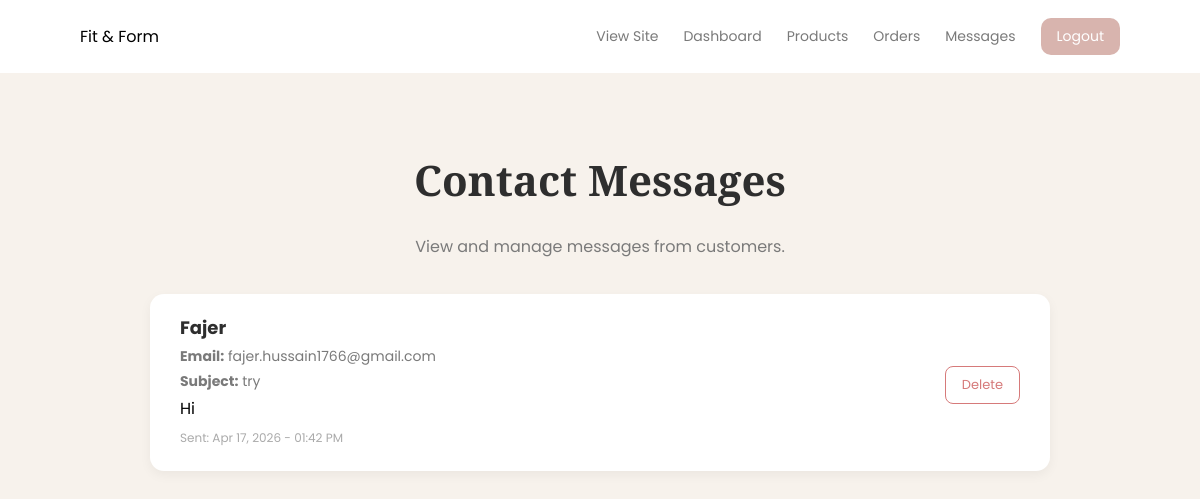
Page /manage_messages.php (signed in) on the committed database.
### tables this page shows
CREATE TABLE `contact_messages` (
  `message_id` int(11) NOT NULL,
  `full_name` varchar(100) NOT NULL,
  `email` varchar(150) NOT NULL,
  `subject` varchar(200) DEFAULT NULL,
  `message` text NOT NULL,
  `created_at` timestamp NOT NULL DEFAULT current_timestamp()
);

### manage_messages.php (the view, shortened to what this page needs)
<?php
include "config.php";
 $messages = mysqli_query($conn, "SELECT * FROM contact_messages ORDER BY created_at DESC");
?>
<!DOCTYPE html>
<html>
<head>
    <link rel="stylesheet" href="style.css">
</head>
<body>
<div class="navbar">
    <div class="logo">Fit & Form</div>
    <div class="nav-links">
        <a href="home.php">View Site</a>
        <a href="admin_dashboard.php">Dashboard</a>
        <a href="manage_products.php">Products</a>
        <a href="manage_orders.php">Orders</a>
        <a href="manage_messages.php">Messages</a>
        <a href="logout.php" class="logout-btn">Logout</a>
    </div>
</div>
<div class="admin-page">
    <h1>Contact Messages</h1>
    <p>View and manage messages from customers.</p>
    <div class="admin-product-list">
        <?php if(mysqli_num_rows($messages) > 0) { ?>
            <?php while($row = mysqli_fetch_assoc($messages)) { ?>
                <div class="admin-text-item">
                    <div class="admin-text-info">
                        <h3><?php echo htmlspecialchars($row['full_name']); ?></h3>
                        <p><strong>Email:</strong>
                            <?php echo htmlspecialchars($row['email']); ?>
                        </p>
                        <?php if(!empty($row['subject'])) { ?>
                            <p><strong>Subject:</strong>
                                <?php echo htmlspecialchars($row['subject']); ?>
                            </p>
                        <?php } ?>
                        <div class="message-content">
                            <?php echo nl2br(htmlspecialchars($row['message'])); ?>
                        </div>
                        <p style="font-size: 12px; color: #aaa; margin-top: 8px;">
                            Sent: <?php echo date('M d, Y - h:i A', strtotime($row['created_at'])); ?>
                        </p>
                    </div>
                    <div class="admin-actions">
                        <a href="manage_messages.php?delete=<?php echo $row['message_id']; ?>"
                           class="btn-delete"
                           onclick="return confirm('Delete this message?')">
                           Delete
                        </a>
                    </div>
                </div>
            <?php } ?>
        <?php } ?>
    </div>
</div>
</body>
</html>

### rows in the picture
contact_messages: full_name "Fajer", email "fajer.hussain1766@gmail.com", subject "try", message "Hi", created_at "Apr 17, 2026 - 01:42 PM"
